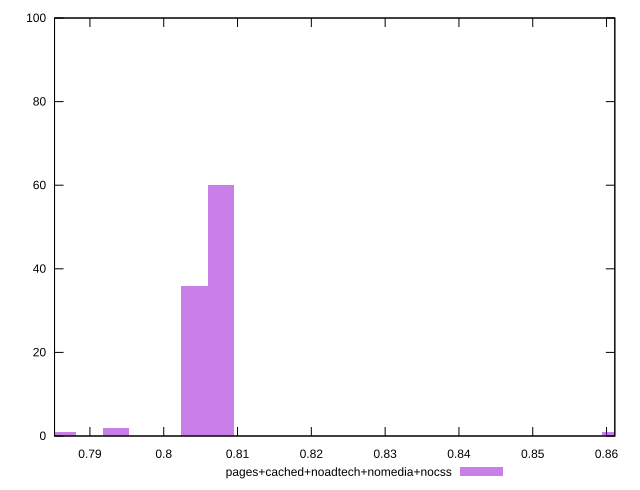

The gnuplot source for this figure:
reset

$pagesCachedNoadtechNomediaNocss <<EOF
0.8611138892168871 1
0.8077390613728652 60
0.8041807395165971 36
0.7935057739477926 2
0.7863891302352565 1
EOF

set key outside below
set boxwidth 0.0035583218562681286
set xrange [0.7852024954256639:0.8611241620197769]
set yrange [0:100]
set trange [0:100]
set style fill transparent solid 0.5 noborder
set terminal svg size 640, 490 enhanced background rgb 'white'
set output "report_00018_2021-02-10T15-25-16.877Z/meta/pScore/comparison/histogram/4_vs_5.svg"

plot $pagesCachedNoadtechNomediaNocss title "pages+cached+noadtech+nomedia+nocss" with boxes

reset
